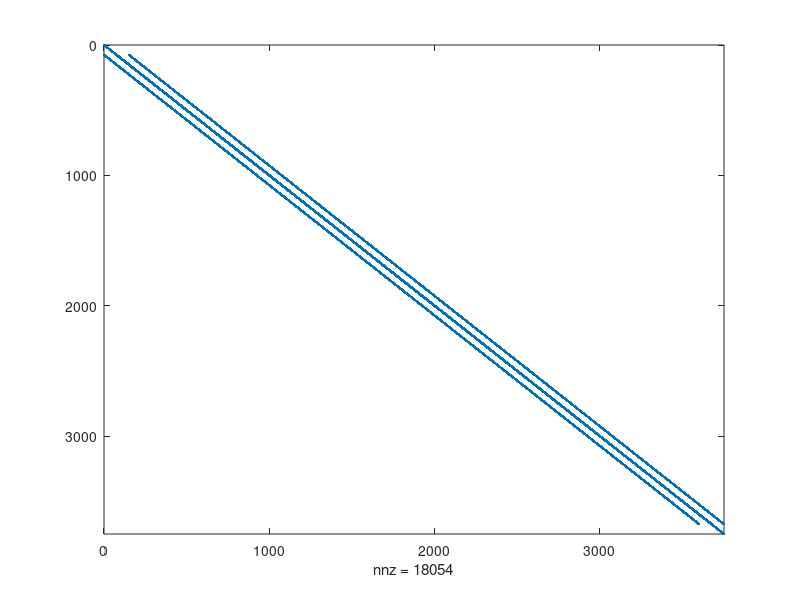
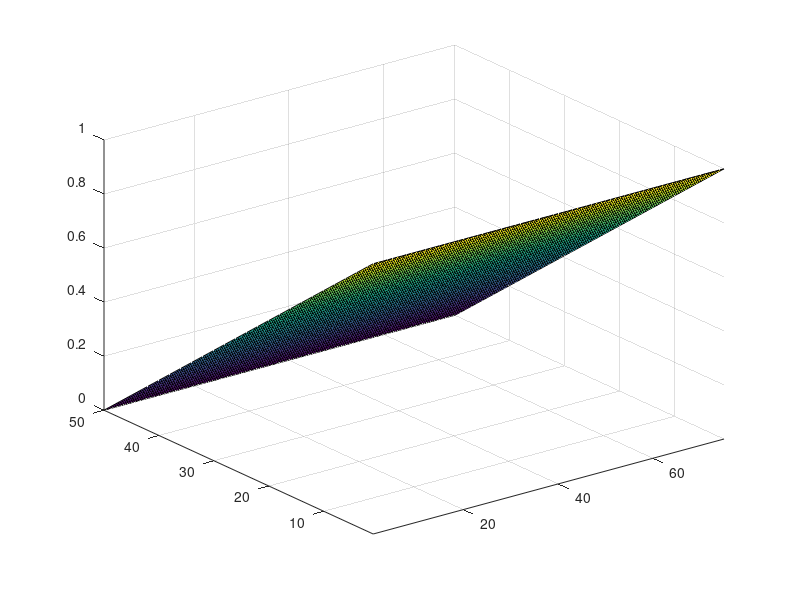

The MATLAB source for these figures, in order:
close all
clear

nx = 50;
ny = nx*3/2;
G = sparse(nx*ny);
V = zeros(nx*ny, 1);

for i = 1:nx
    for j = 1:ny
        n = j + (i-1)*ny;
        
        if i == 1
            G(n, :) = 0;
            G(n, n) = 1;
            V(n) = 1;
        elseif i == nx
            G(n, :) = 0;
            G(n, n) = 1;
            V(n) = 0;
        elseif j == 1
            G(n, :) = 0;
            G(n, n) = -3;
            G(n, n+1) = 1;
            G(n, n+ny) = 1;
            G(n, n-ny) = 1;
        elseif j == ny
            G(n, n) = -3;
            G(n, n-1) = 1;
            G(n, n+ny) = 1;
            G(n, n-ny) = 1;
        else
            G(n, n) = -4;
            G(n, n+1) = 1;
            G(n, n-1) = 1;
            G(n, n+ny) = 1;
            G(n, n-ny) = 1;
        end
    end
end

E = G\V;
figure(1)
spy(G);

figure(2)
X = zeros(nx, ny, 1);
for i = 1:nx
    for j = 1:ny
        n = j + (i-1)*ny;
        X(i,j) = E(n);
    end
end
surf(X)
axis tight